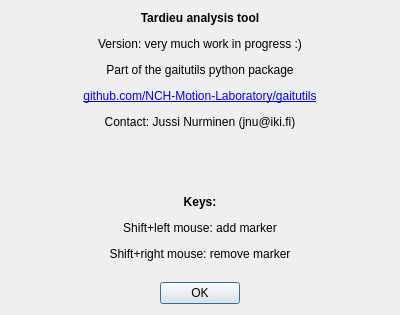
<?xml version="1.0" encoding="UTF-8"?>
<ui version="4.0">
 <class>Dialog</class>
 <widget class="QDialog" name="Dialog">
  <property name="geometry">
   <rect>
    <x>0</x>
    <y>0</y>
    <width>400</width>
    <height>315</height>
   </rect>
  </property>
  <property name="windowTitle">
   <string>Tardieu tool</string>
  </property>
  <layout class="QVBoxLayout" name="verticalLayout">
   <item>
    <widget class="QLabel" name="label">
     <property name="text">
      <string>&lt;html&gt;&lt;head/&gt;&lt;body&gt;&lt;p&gt;&lt;span style=&quot; font-weight:600;&quot;&gt;Tardieu analysis tool&lt;/span&gt;&lt;/p&gt;&lt;p&gt;Version: very much work in progress :)&lt;/p&gt;&lt;p&gt;Part of the gaitutils python package&lt;/p&gt;&lt;p&gt;&lt;a href=&quot;github.com/NCH-Motion-Laboratory/gaitutils&quot;&gt;&lt;span style=&quot; text-decoration: underline; color:#0000ff;&quot;&gt;github.com/NCH-Motion-Laboratory/gaitutils&lt;/span&gt;&lt;/a&gt;&lt;/p&gt;&lt;p&gt;Contact: Jussi Nurminen (jnu@iki.fi)&lt;br/&gt;&lt;/p&gt;&lt;p&gt;&lt;br/&gt;&lt;/p&gt;&lt;p&gt;&lt;span style=&quot; font-weight:600;&quot;&gt;Keys:&lt;/span&gt;&lt;/p&gt;&lt;p&gt;Shift+left mouse: add marker&lt;/p&gt;&lt;p&gt;Shift+right mouse: remove marker&lt;/p&gt;&lt;/body&gt;&lt;/html&gt;</string>
     </property>
     <property name="alignment">
      <set>Qt::AlignCenter</set>
     </property>
    </widget>
   </item>
   <item>
    <spacer name="verticalSpacer">
     <property name="orientation">
      <enum>Qt::Vertical</enum>
     </property>
     <property name="sizeHint" stdset="0">
      <size>
       <width>20</width>
       <height>40</height>
      </size>
     </property>
    </spacer>
   </item>
   <item>
    <widget class="QDialogButtonBox" name="buttonBox">
     <property name="orientation">
      <enum>Qt::Horizontal</enum>
     </property>
     <property name="standardButtons">
      <set>QDialogButtonBox::Ok</set>
     </property>
     <property name="centerButtons">
      <bool>true</bool>
     </property>
    </widget>
   </item>
  </layout>
 </widget>
 <resources/>
 <connections>
  <connection>
   <sender>buttonBox</sender>
   <signal>accepted()</signal>
   <receiver>Dialog</receiver>
   <slot>accept()</slot>
   <hints>
    <hint type="sourcelabel">
     <x>248</x>
     <y>254</y>
    </hint>
    <hint type="destinationlabel">
     <x>157</x>
     <y>274</y>
    </hint>
   </hints>
  </connection>
  <connection>
   <sender>buttonBox</sender>
   <signal>rejected()</signal>
   <receiver>Dialog</receiver>
   <slot>reject()</slot>
   <hints>
    <hint type="sourcelabel">
     <x>316</x>
     <y>260</y>
    </hint>
    <hint type="destinationlabel">
     <x>286</x>
     <y>274</y>
    </hint>
   </hints>
  </connection>
 </connections>
</ui>
